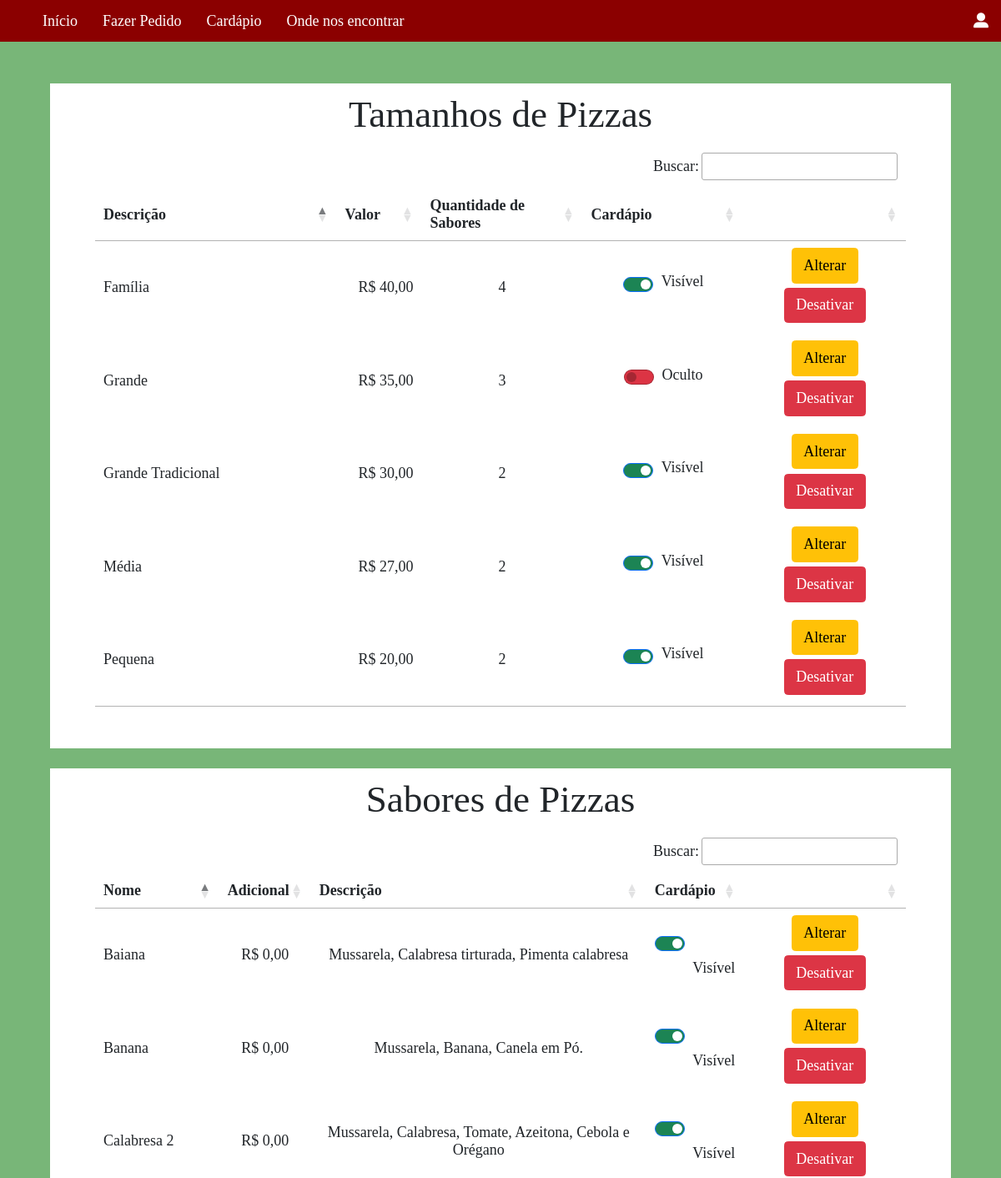
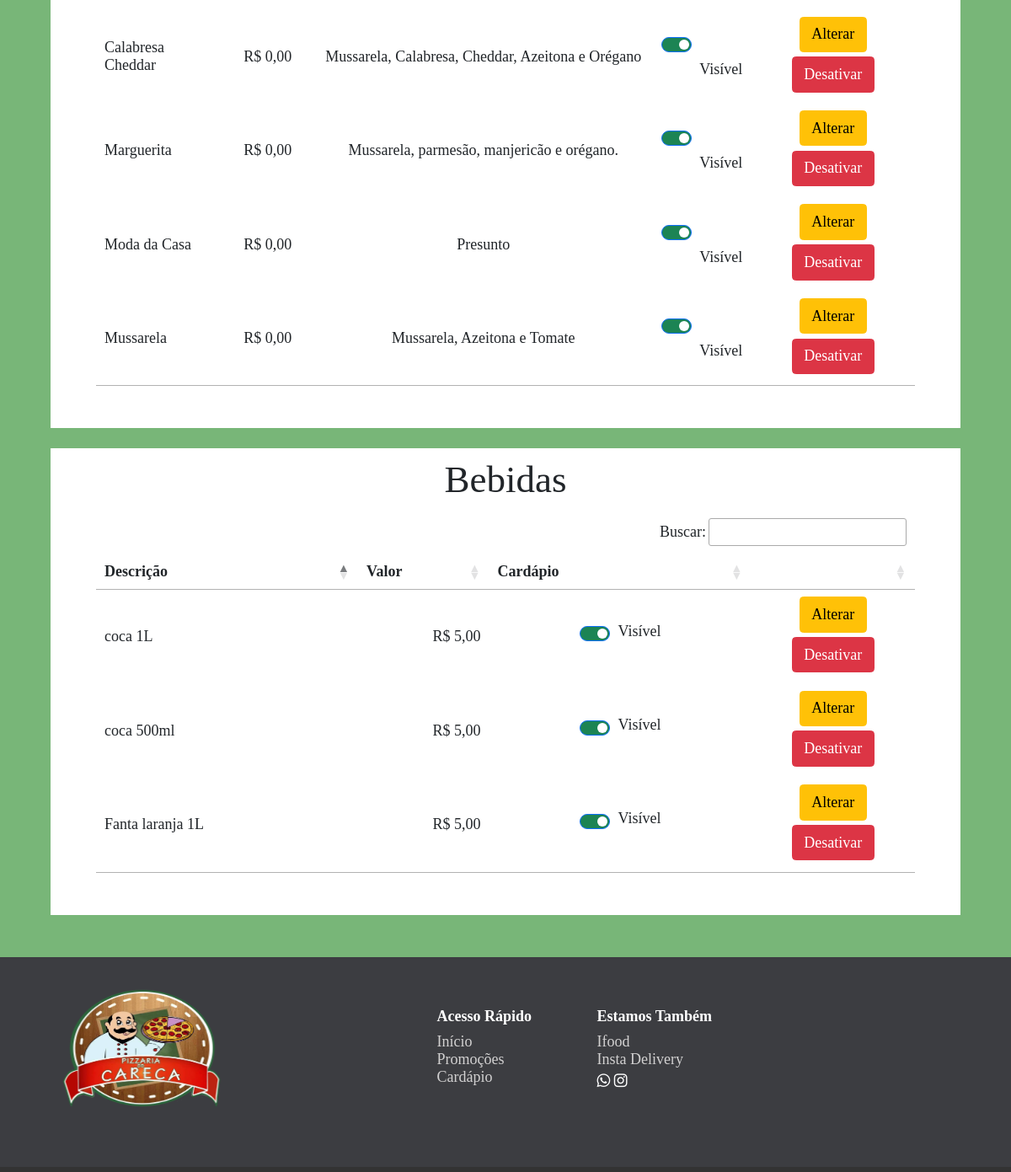
/gerencia-cardapio.php, run on an earlier commit of the app's database (2 pictures, top to bottom).
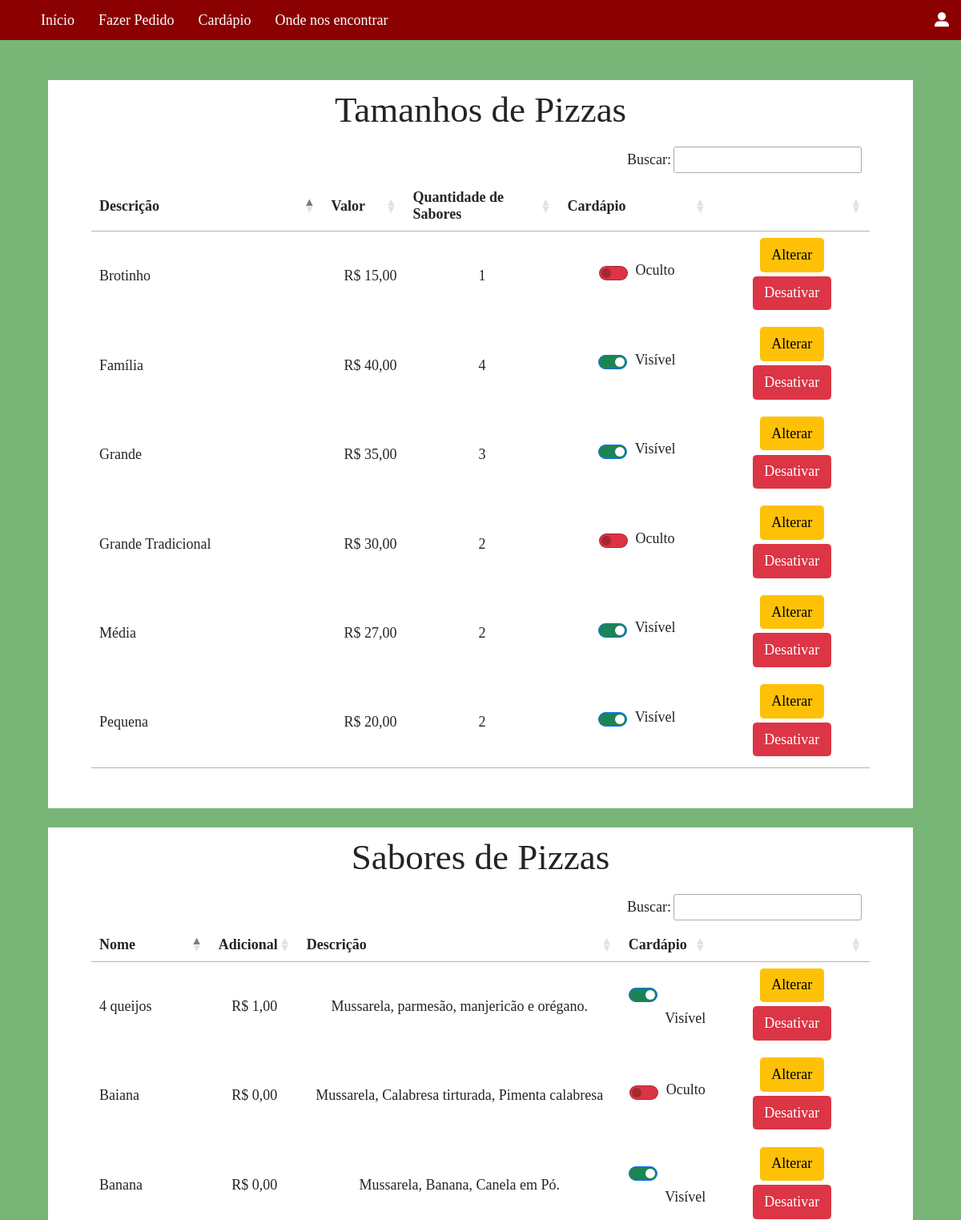
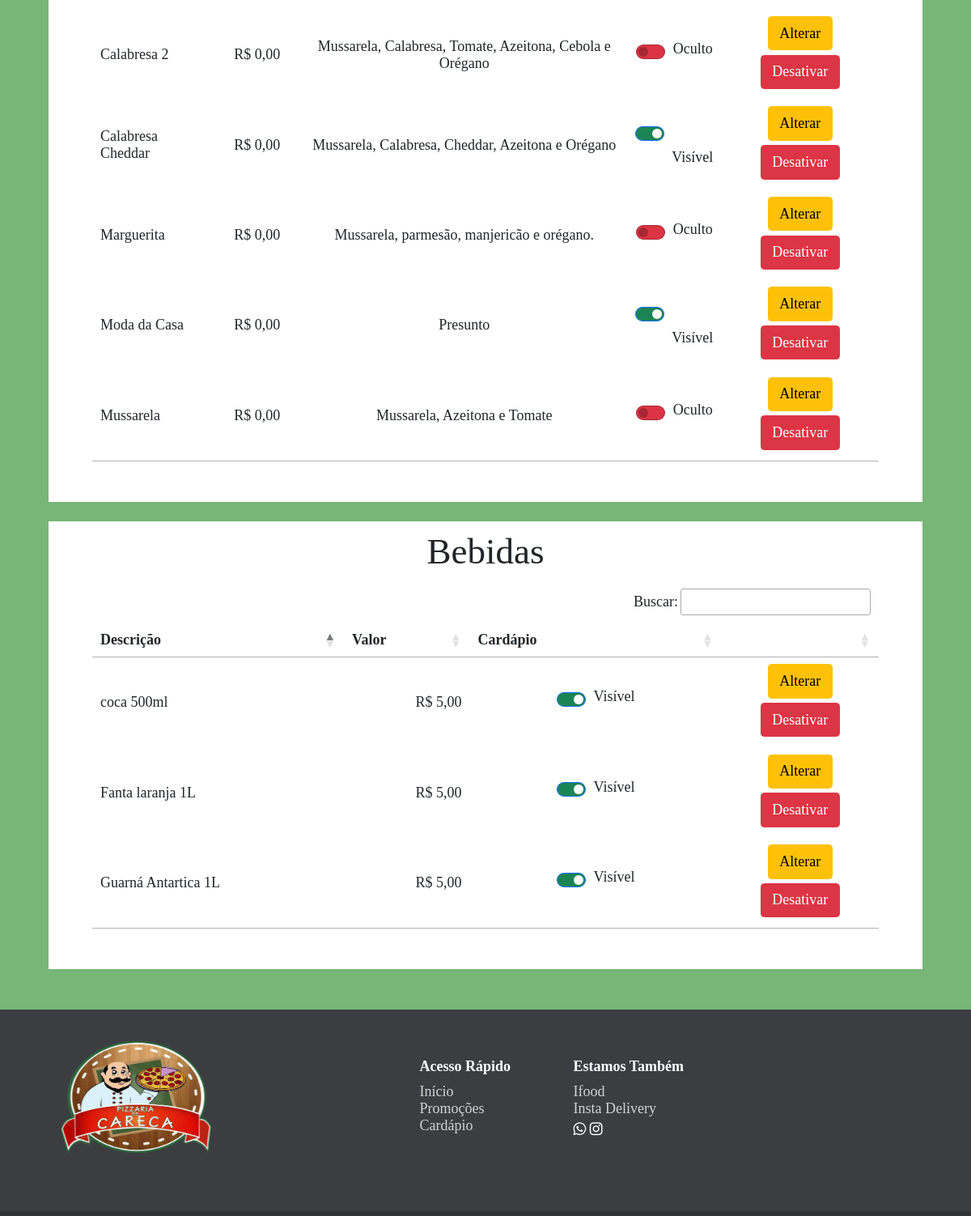
And on a later commit of the database (2 pictures, top to bottom).
### tables this page shows
CREATE TABLE IF NOT EXISTS `tamanho` (
  `idPizza` int(11) NOT NULL AUTO_INCREMENT,
  `nome` varchar(30) NOT NULL,
  `preco` double NOT NULL,
  `cardapio` enum('on','off') NOT NULL,
  `qtdeSabor` int(11) NOT NULL,
  `status` enum('on','off') NOT NULL,
  PRIMARY KEY (`idPizza`)
);

CREATE TABLE IF NOT EXISTS `sabor` (
  `idSabor` int(11) NOT NULL AUTO_INCREMENT,
  `nome` varchar(30) NOT NULL,
  `descricao` text NOT NULL,
  `cardapio` enum('on','off') NOT NULL,
  `disponibilidade` text NOT NULL,
  `precoAdd` double DEFAULT NULL,
  `status` enum('on','off') NOT NULL,
  PRIMARY KEY (`idSabor`)
);

CREATE TABLE IF NOT EXISTS `bebida` (
  `nome` varchar(30) NOT NULL,
  `preco` double NOT NULL,
  `cardapio` enum('on','off') NOT NULL,
  `idBebida` int(11) NOT NULL AUTO_INCREMENT,
  `status` enum('on','off') NOT NULL,
  PRIMARY KEY (`idBebida`)
);

### gerencia-cardapio.php (the view, shortened to what the rows shown need)
<!DOCTYPE html>
<html lang="pt-BR">
<head>
    <link href="https://cdn.jsdelivr.net/npm/bootstrap@5.0.0-beta1/dist/css/bootstrap.min.css" rel="stylesheet">
    <link rel="stylesheet" href="https://cdn.datatables.net/1.10.19/css/jquery.dataTables.min.css"/>
    <link rel="stylesheet" href="css/gerencia-cardapio.css">
</head>
<body>
    <?php include "php/barra-menu.php"; ?>
    <div class="geral">
        <div class="tabelas">
            <h1> Tamanhos de Pizzas</h1>
            <table class="tabela">
                <thead>
                    <tr>
                        <th class="col-3"> Descrição </th>
                        <th class="col-1"> Valor</th>
                        <th class="col-2"> Quantidade de Sabores</th>
                        <th class="col-2"> Cardápio </th>
                        <th class="col-3">  </th>
                    </tr>
                </thead>
                <tbody>
                <?php
                    include "php\conexaoBD.php";
                    $sql = "SELECT * FROM `tamanho` WHERE `status` = 'on' ORDER BY preco ASC";
                    $result = $conn->query($sql);
                    if ($result->num_rows > 0) {
                        while($row = $result->fetch_assoc()) {
                            $tamanho = $row["nome"];
                            $preco = $row["preco"];
                            $idPizza = $row["idPizza"];
                            $cardapioBD = $row["cardapio"];
                            $qtdeSabor = $row["qtdeSabor"];
                            if($cardapioBD=="on"){
                                $check = "checked";
                                $cardapio = "Visível";
                            }
                            else{
                                $check = "";
                                $cardapio = "Oculto";
                            }
                            $formatter = new NumberFormatter('pt-BR', NumberFormatter:: CURRENCY);
                            $brl = $formatter->formatCurrency($preco, 'BRL');
                            echo "
                                <tr>
                                    <td style='text-align: left';> $tamanho </td>
                                    <td class='preco'> $brl </td>
                                    <td> $qtdeSabor </td>
                                    <td>
                                        <div class='form-check form-switch'>
                                            <label class='form-check-label'>
                                                <input class='form-check-input' type='checkbox' id='tamanho|$idPizza' $check>
                                                <span> $cardapio  </span>
                                            </label>
                                        </div>
                                    </td>
                                    <td style='width:20%'>
                                        <button type='button' class='btn btn-warning btr-sm' data-bs-toggle='modal' data-bs-target='#m$idPizza'> Alterar </button>
                                        <button type='submit' class='btn btn-danger btr-sm' onclick='exc_tamanho(this.id)' id='$idPizza'> Desativar </button>
                                    </td>
                                </tr>
                            ";
                    }}
                ?>
                </tbody>
            </table>
        </div>
    </div>
    <div class="geral" style="margin-top:2%">
        <div class="tabelas">
            <h1>Sabores de Pizzas</h1>
            <table class="tabela">
                <thead>
                    <tr>
                        <th> Nome</th>
                        <th> Adicional </th>
                        <th> Descrição </th>
                        <th> Cardápio </th>
                        <th>  </th>
                    </tr>
                </thead>
                <tbody>
                    <?php
                        include "php\conexaoBD.php";
                        $sql = "SELECT * FROM `sabor` WHERE `status` = 'on' ORDER BY nome ASC";
                        $result = $conn->query($sql);
                        if ($result->num_rows > 0) {
                            while($row = $result->fetch_assoc()) {
                                $nome_sabor = $row["nome"];
                                $descricao = $row["descricao"];
                                $idSabor = $row["idSabor"];
                                $cardapioBD = $row["cardapio"];
                                $add = $row["precoAdd"];
                                if($cardapioBD=="on"){
                                    $check = "checked";
                                    $cardapio = "Visível";
                                }
                                else{
                                    $check = "";
                                    $cardapio = "Oculto";
                                }
                                $formatter = new NumberFormatter('pt-BR', NumberFormatter:: CURRENCY);
                                $brl = $formatter->formatCurrency($add, 'BRL');
                                echo "
                                    <tr>
                                        <td style='text-align: left';> $nome_sabor </td>
                                        <td class3='preco'> $brl </td>
                                        <td> $descricao </td>
                                        <td>
                                            <div class='form-check form-switch'>
                                                <label class='form-check-label'>
                                                    <input class='form-check-input' type='checkbox' id='sabor|$idSabor' $check>
                                                    <span> $cardapio </span>
                                                </label>
                                            </div>
                                        </td>
                                        <td style='width:20%'>
                                            <button type='button' class='btn btn-warning btr-sm' data-bs-toggle='modal' data-bs-target='#m$idSabor'> Alterar </button>
                                            <button type='submit' class='btn btn-danger btr-sm' onclick='exc_sabor(this.id)' id='$idSabor'> Desativar </button>
                                        </td>
                                    </tr>
                                ";
                        }
                        }
                    ?>
                </tbody>
            </table>
        </div>
    </div>
    <div class="geral" style="margin-top:2%;">
        <div class="tabelas">
            <h1> Bebidas </h1>
            <table class="tabela">
                <thead>
                    <tr>
                        <th class="col-2"> Descrição </th>
                        <th class="col-1"> Valor </th>
                        <th class="col-2"> Cardápio </th>
                        <th class="col-3">  </th>
                    </tr>
                </thead>
                <tbody>
                <?php
                    include "php\conexaoBD.php";
                    $sql = "SELECT * FROM `bebida` ORDER BY nome ASC";
                    $result = $conn->query($sql);
                    if ($result->num_rows > 0) {
                        while($row = $result->fetch_assoc()) {
                            $nome_bebida = $row["nome"];
                            $preco = $row["preco"];
                            $idBebida = $row["idBebida"];
                            $cardapioBD = $row["cardapio"];
                            $status = $row["status"];
                            if($cardapioBD=="on"){
                                $check = "checked";
                                $cardapio = "Visível";
                            }
                            else{
                                $check = "";
                                $cardapio = "Oculto";
                            }
                            if($status=="on"){
                            $formatter = new NumberFormatter('pt-BR', NumberFormatter:: CURRENCY);
                            $brl = $formatter->formatCurrency($preco, 'BRL');
                            echo "
                                <tr>
                                    <td style='text-align: left;'> $nome_bebida </td>
                                    <td class='preco'> $brl </td>
                                    <td>
                                        <div style='align-items: center;' class='form-check form-switch'>
                                            <label class='form-check-label'>
                                                <input class='form-check-input' type='checkbox' id='bebida|$idBebida' $check>
                                                <span> $cardapio </span>
                                            </label>
                                        </div>
                                    </td>
                                    <td style='width:20%'>
                                        <button type='button' class='btn btn-warning btr-sm' data-bs-toggle='modal' data-bs-target='#m$idBebida'> Alterar </button>
                                        <button type='submit' class='btn btn-danger btr-sm' onclick='exc_bebida(this.id)' id='$idBebida'> Desativar </button>
                                    </td>
                                </tr>
                            ";
                        }
                    }}
                ?>
                </tbody>
            </table>
        </div>
    </div>
    <footer> <?php include "rodape.html"; ?> </footer>
</body>
</html>

What changed in the data, as far as the page shows it:
no longer on this page (row edited): bebida: nome "coca 1L", preco "R$ 5,00", cardapio "Visível"
added tamanho: nome "Brotinho", preco "R$ 15,00", qtdeSabor "1", cardapio "Oculto"
changed tamanho "Grande Tradicional": value "☑" → "☐"; cardapio "Visível" → "Oculto"
changed tamanho "Grande": value "☐" → "☑"; cardapio "Oculto" → "Visível"
added sabor: nome "4 queijos", precoAdd "R$ 1,00", descricao "Mussarela, parmesão, manjericão e orégano.", cardapio "Visível"
changed sabor "Baiana": value "☑" → "☐"; cardapio "Visível" → "Oculto"
changed sabor "Calabresa 2": value "☑" → "☐"; cardapio "Visível" → "Oculto"
changed sabor "Marguerita": value "☑" → "☐"; cardapio "Visível" → "Oculto"
changed sabor "Mussarela": value "☑" → "☐"; cardapio "Visível" → "Oculto"
added bebida: nome "Guarná Antartica 1L", preco "R$ 5,00", cardapio "Visível"
